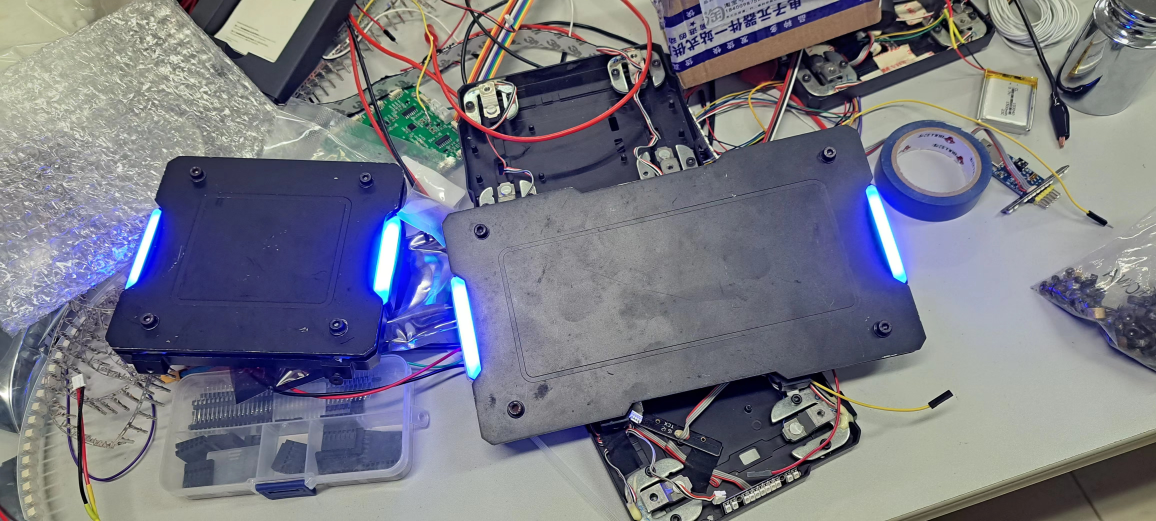
#> input picture 1.jpg, 4624 x 2084 px (shown at 1/4 size)
$ python -i clean.py   (imports and definitions only)
#> lines starting #> are read from the running program, lines starting #| are printed output that depends on the picture; after the words box and inside, x2 and y2 are one past the last pixel; in counts of white or black regions, pixels touching at a corner belong together
#> further down, picture is the input picture: shape (2084, 4624, 3); mean B, G, R 131.9, 119.7, 118.4
from pathlib import Path

import cv2
from ultralytics import YOLO


root = Path(__file__).resolve().parent
videos = [
    "[BLUR_TEST]RoboMasterTestVideo3.mp4",
    #"RoboMasterTestVideo1.mp4",
    "RoboMasterTestVideo2.mp4",
]


# [67 lines left out: function clean_track, not called in this run]


def detect_color_regions(image):
    """Find sufficiently large red and blue regions in a full frame."""
    if image is None or image.size == 0:
        return []

    hsv = cv2.cvtColor(image, cv2.COLOR_BGR2HSV)
#> hsv: shape (2084, 4624, 3); mean H, S, V 84, 59.2, 139.8
    masks = {
        "red": cv2.bitwise_or(
            cv2.inRange(hsv, (0, 80, 50), (10, 255, 255)),
            cv2.inRange(hsv, (170, 80, 50), (180, 255, 255)),
        ),
        "blue": cv2.inRange(hsv, (90, 80, 50), (130, 255, 255)),
    }

    kernel = cv2.getStructuringElement(cv2.MORPH_ELLIPSE, (3, 3))
    minimum_area = max(100, int(image.shape[0] * image.shape[1] * 0.0001))
#> minimum_area = 963
    regions = []
    for color, mask in masks.items():
        mask = cv2.morphologyEx(mask, cv2.MORPH_OPEN, kernel)
        contours, _ = cv2.findContours(
            mask, cv2.RETR_EXTERNAL, cv2.CHAIN_APPROX_SIMPLE
        )
        regions.extend(
            (color, cv2.boundingRect(contour))
            for contour in contours
            if cv2.contourArea(contour) >= minimum_area
        )
#> this loop made 2 passes
#> color on passes 1 to 2: 'red', 'blue'
#> pass 1, in detect_color_regions, `mask = cv2.morphologyEx(mask, cv2.MORPH_OPEN, kernel)`:
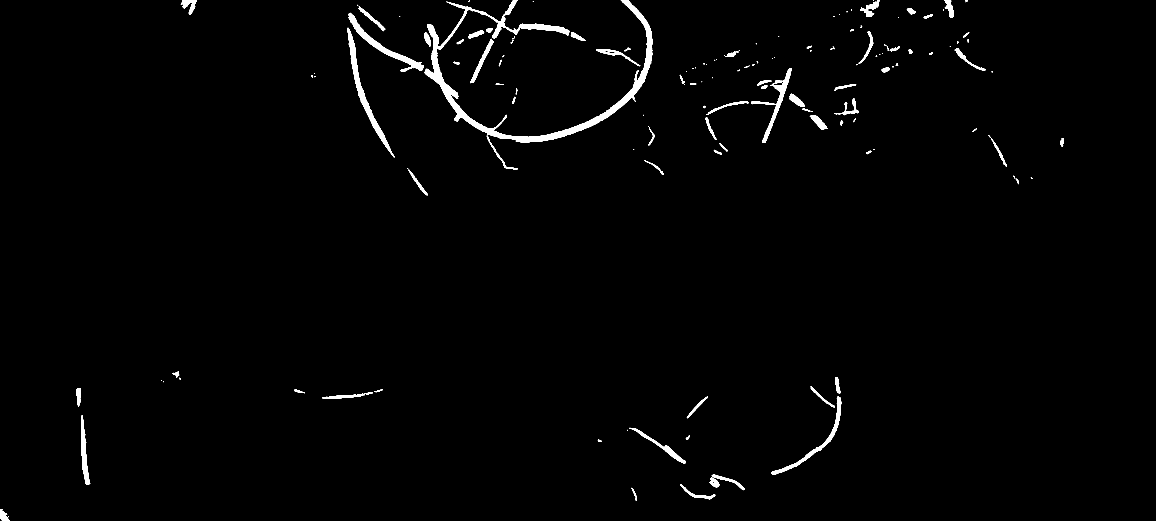
#> mask: shape (2084, 4624) (shown at 1/4 size); 1.4% white; 162 white regions (55 under 20 px), largest, box (x1, y1, x2, y2) and area: (1698, 0, 2611, 569) 47537, (1388, 111, 1579, 630) 9938, (1394, 51, 1694, 286) 8324
#> pass 2, in detect_color_regions, `mask = cv2.morphologyEx(mask, cv2.MORPH_OPEN, kernel)`:
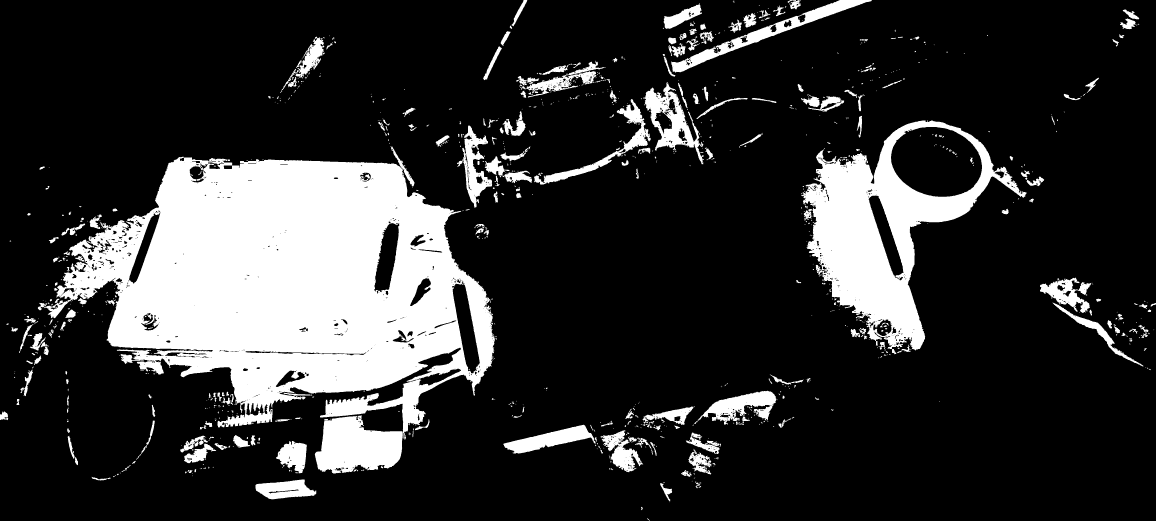
#> mask: shape (2084, 4624) (shown at 1/4 size); 19.2% white; 1090 white regions (590 under 20 px), largest, box (x1, y1, x2, y2) and area: (177, 627, 1980, 1894) 1229929, (3205, 482, 4107, 1402) 276834, (2684, 0, 3487, 291) 29566
#> after the loop, regions = 70 items
    return regions


# [65 lines left out: functions grouping, main, not called in this run]


# [2 lines not run here, left out]

>>> import cv2
>>> picture = cv2.imread('1.jpg')
>>> result = detect_color_regions(picture)
#> result = 70 items
